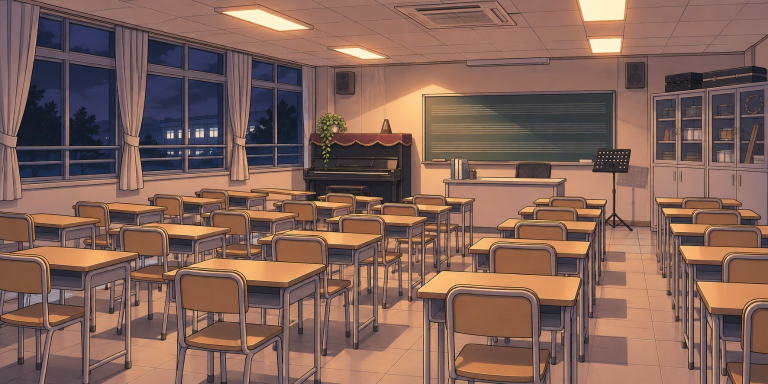
#> input picture assets/backgrounds/musicroom/night-wide.jpg, 1536 x 768 px, found by its file name (shown at 1/2 size)
$ python prep_cut010.py
#> lines starting #> are read from the running program, lines starting #| are printed output that depends on the picture
#!/usr/bin/env python3
"""10컷 배경 준비: 음악실(밤) 배경 → 3학년 1반 교실(오후). 보면대 지우기, 칠판의 오선 지우기, 낮 조명. 원본은 읽기만."""
import numpy as np
from PIL import Image, ImageFilter, ImageDraw
im = Image.open('assets/backgrounds/musicroom/night-wide.jpg').convert('RGB')
#> im is the input picture: PIL image 1536x768 RGB; mean R, G, B 131.5, 99.5, 88
a = np.asarray(im).astype(np.float32)
def hfill(box):
#> called with box = (1228, 326, 1310, 452)
    x0, y0, x1, y1 = box
    for y in range(y0, y1):
        l = a[y, x0 - 3:x0].mean(0); r = a[y, x1:x1 + 3].mean(0)
        for x in range(x0, x1):
            t = (x - x0) / max(1, x1 - x0 - 1); a[y, x] = l * (1 - t) + r * t
#> this loop made 126 passes
#> (l, r) on passes 1 to 12: ([49.67, 45.33, 52], [116, 75.33, 61.33]), ([48.67, 43, 51.67], [180.7, 140.7, 125.7]), ([37, 31.67, 40], [184, 141.7, 125.3]), ([38.33, 32.33, 40.33], [186.3, 144, 126]), ([37.67, 32, 37.67], [178, 134.3, 116.3]), ([36, 30.33, 35.67], [144, 102, 85.33]), ([35, 30, 35], [115, 75, 62.67]), ([35.33, 32, 36.33], [178.7, 138.3, 127.7]), ([38.33, 36.33, 40.67], [181.3, 138.7, 125.7]), ([41.67, 40.33, 43], [180.7, 136.3, 121.3]), ([45.67, 43, 44], [183, 136.3, 120.7]), ([49, 43.33, 45.33], [183, 135.7, 120.3])
def vfill(box):
    x0, y0, x1, y1 = box
    for x in range(x0, x1):
        u = a[y0 - 3:y0, x].mean(0); d = a[y1:y1 + 3, x].mean(0)
        for y in range(y0, y1):
            t = (y - y0) / max(1, y1 - y0 - 1); a[y, x] = u * (1 - t) + d * t
# 보면대(머리·기둥·다리)
hfill((1228, 326, 1310, 452))   # 보면대(머리·기둥·다리·벽 그림자): 좌우 벽색으로 가로 보간
# 칠판 오선: 칠판 안쪽을 가로 방향으로 부드럽게(선만 사라지고 조명 번짐은 남음)
x0, y0, x1, y1 = 848, 190, 1224, 318
reg = a[y0:y1, x0:x1].copy()
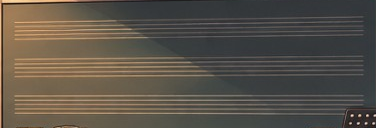
#> reg: shape (128, 376, 3) float32; mean R, G, B 89.5, 82.6, 72.8
k = 9; ker = np.ones(k) / k
sm = np.stack([np.apply_along_axis(lambda c: np.convolve(np.pad(c, k, mode='edge'), ker, 'same')[k:-k], 0, reg[..., ch]) for ch in range(3)], -1)
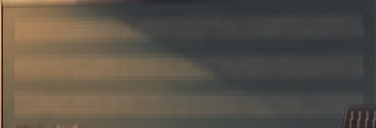
#> sm: shape (128, 376, 3) float64; mean R, G, B 89.6, 82.7, 72.8
a[y0:y1, x0:x1] = sm
img = Image.fromarray(np.clip(a, 0, 255).astype(np.uint8), 'RGB').crop((760, 90, 1536, 672))
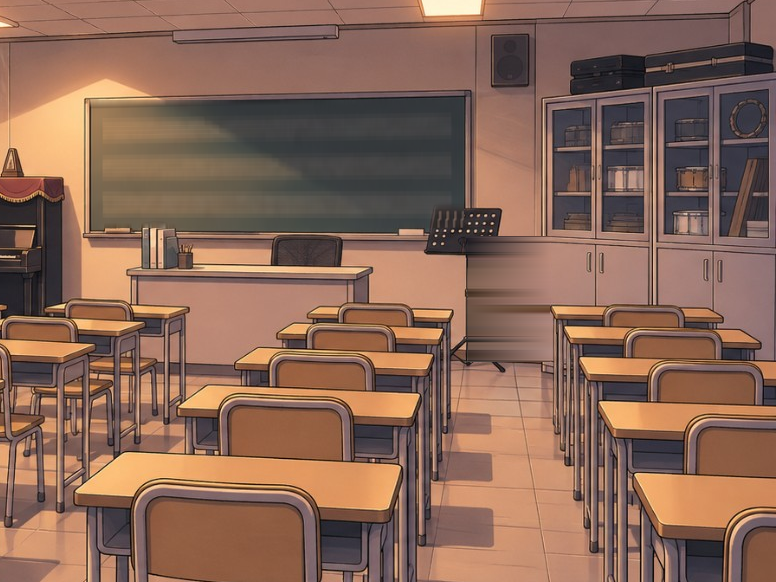
#> img: PIL image 776x582 RGB; mean R, G, B 137.7, 103.4, 87
b = np.asarray(img).astype(np.float32) / 255
# 밤 실내 → 가을 오후: 밝고 따뜻하게, 왼쪽(창 쪽)에서 들어오는 빛
H, W = b.shape[:2]; xx = np.linspace(0, 1, W)[None, :]; yy = np.linspace(0, 1, H)[:, None]
#> after `H, W = b.shape[:2]`: H = 582; W = 776
#> after `yy = np.linspace(0, 1, H)[:, None]`: yy = 582 values from 0 to 1
b = b * np.array([1.10, 1.08, 1.0]) + 0.05
b = b + np.clip(0.6 - xx, 0, 1)[..., None] * np.array([0.10, 0.08, 0.03])
img = Image.fromarray((np.clip(b, 0, 1) * 255).astype(np.uint8), 'RGB').resize((1080, 810), Image.LANCZOS)
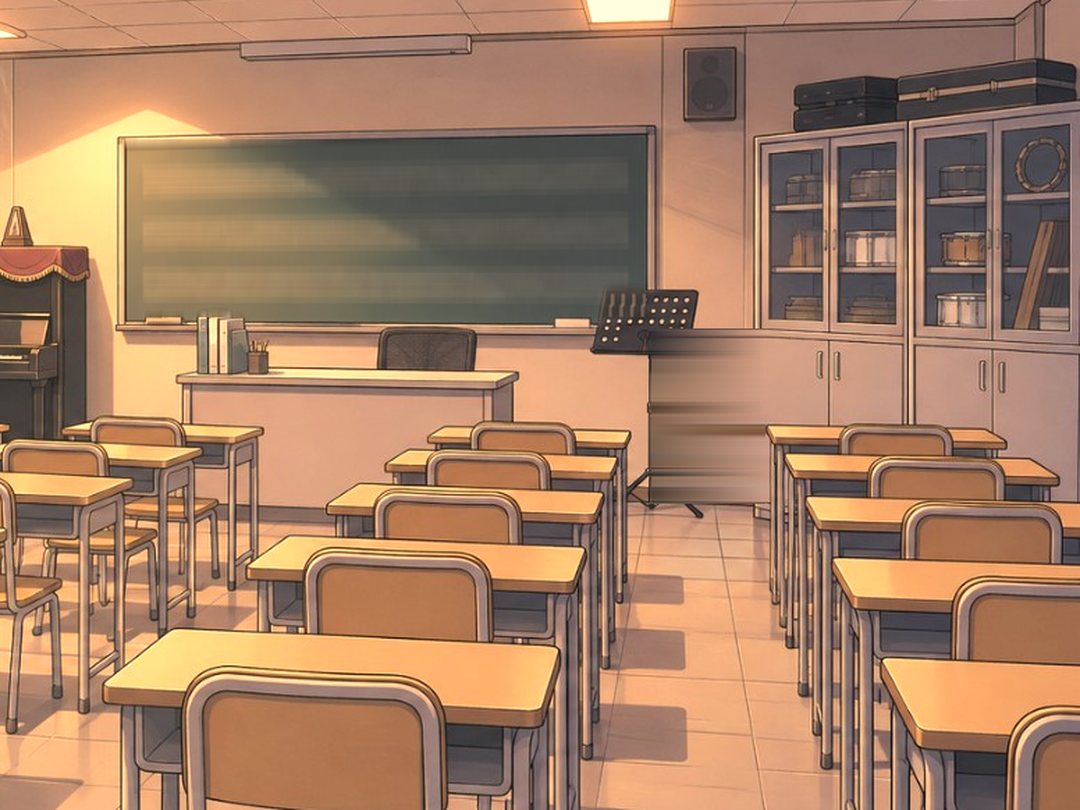
#> img: PIL image 1080x810 RGB; mean R, G, B 166.1, 127.6, 100.5
img = img.filter(ImageFilter.UnsharpMask(radius=1.4, percent=40, threshold=2))
img.save('tools/art/scenes/parts/classroom-afternoon.png'); print('ok', img.size)
#| ok (1080, 810)
